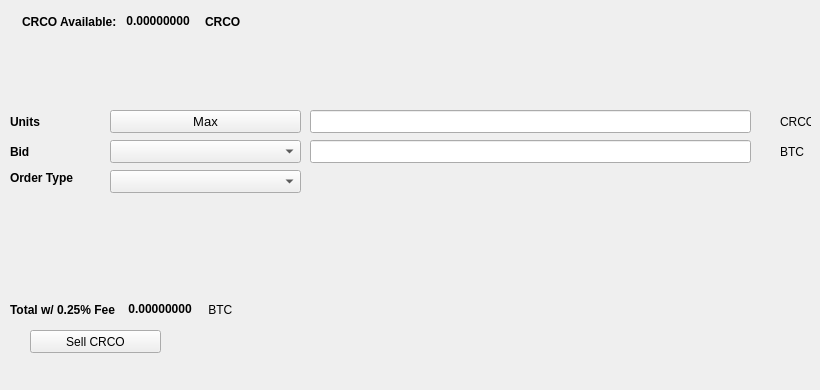
   <widget class="QWidget" name="SellTab">
    <attribute name="title">
     <string>Sell</string>
    </attribute>
    <widget class="QLabel" name="label_16">
     <property name="geometry">
      <rect>
       <x>780</x>
       <y>140</y>
       <width>31</width>
       <height>23</height>
      </rect>
     </property>
     <property name="text">
      <string>BTC</string>
     </property>
    </widget>
    <widget class="QComboBox" name="SellBidcomboBox">
     <property name="geometry">
      <rect>
       <x>110</x>
       <y>140</y>
       <width>191</width>
       <height>23</height>
      </rect>
     </property>
     <property name="font">
      <font>
       <pointsize>10</pointsize>
      </font>
     </property>
    </widget>
    <widget class="QLabel" name="label_18">
     <property name="geometry">
      <rect>
       <x>10</x>
       <y>110</y>
       <width>46</width>
       <height>23</height>
      </rect>
     </property>
     <property name="font">
      <font>
       <weight>75</weight>
       <bold>true</bold>
      </font>
     </property>
     <property name="text">
      <string>Units</string>
     </property>
    </widget>
    <widget class="QPushButton" name="Sell_Max_Amount">
     <property name="geometry">
      <rect>
       <x>110</x>
       <y>110</y>
       <width>191</width>
       <height>23</height>
      </rect>
     </property>
     <property name="font">
      <font>
       <pointsize>10</pointsize>
      </font>
     </property>
     <property name="text">
      <string>Max</string>
     </property>
    </widget>
    <widget class="QLabel" name="label_20">
     <property name="geometry">
      <rect>
       <x>10</x>
       <y>170</y>
       <width>91</width>
       <height>16</height>
      </rect>
     </property>
     <property name="font">
      <font>
       <weight>75</weight>
       <bold>true</bold>
      </font>
     </property>
     <property name="text">
      <string>Order Type</string>
     </property>
    </widget>
    <widget class="QComboBox" name="SellOrdertypeCombo">
     <property name="geometry">
      <rect>
       <x>110</x>
       <y>170</y>
       <width>191</width>
       <height>23</height>
      </rect>
     </property>
     <property name="font">
      <font>
       <pointsize>10</pointsize>
      </font>
     </property>
    </widget>
    <widget class="QLabel" name="label_21">
     <property name="geometry">
      <rect>
       <x>10</x>
       <y>140</y>
       <width>46</width>
       <height>23</height>
      </rect>
     </property>
     <property name="font">
      <font>
       <weight>75</weight>
       <bold>true</bold>
      </font>
     </property>
     <property name="text">
      <string>Bid</string>
     </property>
    </widget>
    <widget class="QLabel" name="label_22">
     <property name="geometry">
      <rect>
       <x>780</x>
       <y>110</y>
       <width>31</width>
       <height>23</height>
      </rect>
     </property>
     <property name="text">
      <string>CRCO</string>
     </property>
    </widget>
    <widget class="QLineEdit" name="UnitsInputCRCO">
     <property name="geometry">
      <rect>
       <x>310</x>
       <y>110</y>
       <width>441</width>
       <height>23</height>
      </rect>
     </property>
     <property name="font">
      <font>
       <pointsize>9</pointsize>
       <weight>75</weight>
       <bold>true</bold>
      </font>
     </property>
    </widget>
    <widget class="QLineEdit" name="SellBidPriceEdit">
     <property name="geometry">
      <rect>
       <x>310</x>
       <y>140</y>
       <width>441</width>
       <height>23</height>
      </rect>
     </property>
     <property name="font">
      <font>
       <pointsize>9</pointsize>
       <weight>75</weight>
       <bold>true</bold>
      </font>
     </property>
    </widget>
    <widget class="QPushButton" name="SellCRCOBTN">
     <property name="geometry">
      <rect>
       <x>30</x>
       <y>330</y>
       <width>131</width>
       <height>23</height>
      </rect>
     </property>
     <property name="text">
      <string>Sell CRCO</string>
     </property>
     <property name="icon">
      <iconset resource="../cryptradecoin">
       <normaloff>:/icons/bitcoin</normaloff>:/icons/bitcoin</iconset>
     </property>
    </widget>
    <widget class="QWidget" name="layoutWidget3">
     <property name="geometry">
      <rect>
       <x>22</x>
       <y>12</y>
       <width>258</width>
       <height>19</height>
      </rect>
     </property>
     <layout class="QHBoxLayout" name="horizontalLayout">
      <item>
       <widget class="QLabel" name="label232_2">
        <property name="font">
         <font>
          <weight>75</weight>
          <bold>true</bold>
         </font>
        </property>
        <property name="text">
         <string>CRCO Available:</string>
        </property>
       </widget>
      </item>
      <item>
       <widget class="QLabel" name="CRCOAvailableLabel">
        <property name="palette">
         <palette>
          <active>
           <colorrole role="WindowText">
            <brush brushstyle="SolidPattern">
             <color alpha="255">
              <red>0</red>
              <green>0</green>
              <blue>0</blue>
             </color>
            </brush>
           </colorrole>
           <colorrole role="Button">
            <brush brushstyle="SolidPattern">
             <color alpha="255">
              <red>0</red>
              <green>170</green>
              <blue>0</blue>
             </color>
            </brush>
           </colorrole>
           <colorrole role="Light">
            <brush brushstyle="SolidPattern">
             <color alpha="255">
              <red>0</red>
              <green>255</green>
              <blue>0</blue>
             </color>
            </brush>
           </colorrole>
           <colorrole role="Midlight">
            <brush brushstyle="SolidPattern">
             <color alpha="255">
              <red>0</red>
              <green>212</green>
              <blue>0</blue>
             </color>
            </brush>
           </colorrole>
           <colorrole role="Dark">
            <brush brushstyle="SolidPattern">
             <color alpha="255">
              <red>0</red>
              <green>85</green>
              <blue>0</blue>
             </color>
            </brush>
           </colorrole>
           <colorrole role="Mid">
            <brush brushstyle="SolidPattern">
             <color alpha="255">
              <red>0</red>
              <green>113</green>
              <blue>0</blue>
             </color>
            </brush>
           </colorrole>
           <colorrole role="Text">
            <brush brushstyle="SolidPattern">
             <color alpha="255">
              <red>0</red>
              <green>170</green>
              <blue>0</blue>
             </color>
            </brush>
           </colorrole>
           <colorrole role="BrightText">
            <brush brushstyle="SolidPattern">
             <color alpha="255">
              <red>255</red>
              <green>255</green>
              <blue>255</blue>
             </color>
            </brush>
           </colorrole>
           <colorrole role="ButtonText">
            <brush brushstyle="SolidPattern">
             <color alpha="255">
              <red>0</red>
              <green>0</green>
              <blue>0</blue>
             </color>
            </brush>
           </colorrole>
           <colorrole role="Base">
            <brush brushstyle="SolidPattern">
             <color alpha="255">
              <red>255</red>
              <green>255</green>
              <blue>255</blue>
             </color>
            </brush>
           </colorrole>
           <colorrole role="Window">
            <brush brushstyle="SolidPattern">
             <color alpha="255">
              <red>0</red>
              <green>170</green>
              <blue>0</blue>
             </color>
            </brush>
           </colorrole>
           <colorrole role="Shadow">
            <brush brushstyle="SolidPattern">
             <color alpha="255">
              <red>0</red>
              <green>0</green>
              <blue>0</blue>
             </color>
            </brush>
           </colorrole>
           <colorrole role="AlternateBase">
            <brush brushstyle="SolidPattern">
             <color alpha="255">
              <red>127</red>
              <green>212</green>
              <blue>127</blue>
             </color>
            </brush>
           </colorrole>
           <colorrole role="ToolTipBase">
            <brush brushstyle="SolidPattern">
             <color alpha="255">
              <red>255</red>
              <green>255</green>
              <blue>220</blue>
             </color>
            </brush>
           </colorrole>
           <colorrole role="ToolTipText">
            <brush brushstyle="SolidPattern">
             <color alpha="255">
              <red>0</red>
              <green>0</green>
              <blue>0</blue>
             </color>
            </brush>
           </colorrole>
          </active>
          <inactive>
           <colorrole role="WindowText">
            <brush brushstyle="SolidPattern">
             <color alpha="255">
              <red>0</red>
              <green>0</green>
              <blue>0</blue>
             </color>
            </brush>
           </colorrole>
           <colorrole role="Button">
            <brush brushstyle="SolidPattern">
             <color alpha="255">
              <red>0</red>
              <green>170</green>
              <blue>0</blue>
             </color>
            </brush>
           </colorrole>
           <colorrole role="Light">
            <brush brushstyle="SolidPattern">
             <color alpha="255">
              <red>0</red>
              <green>255</green>
              <blue>0</blue>
             </color>
            </brush>
           </colorrole>
           <colorrole role="Midlight">
            <brush brushstyle="SolidPattern">
             <color alpha="255">
              <red>0</red>
              <green>212</green>
              <blue>0</blue>
             </color>
            </brush>
           </colorrole>
           <colorrole role="Dark">
            <brush brushstyle="SolidPattern">
             <color alpha="255">
              <red>0</red>
              <green>85</green>
              <blue>0</blue>
             </color>
            </brush>
           </colorrole>
           <colorrole role="Mid">
            <brush brushstyle="SolidPattern">
             <color alpha="255">
              <red>0</red>
              <green>113</green>
              <blue>0</blue>
             </color>
            </brush>
           </colorrole>
           <colorrole role="Text">
            <brush brushstyle="SolidPattern">
             <color alpha="255">
              <red>0</red>
              <green>170</green>
              <blue>0</blue>
             </color>
            </brush>
           </colorrole>
           <colorrole role="BrightText">
            <brush brushstyle="SolidPattern">
             <color alpha="255">
              <red>255</red>
              <green>255</green>
              <blue>255</blue>
             </color>
            </brush>
           </colorrole>
           <colorrole role="ButtonText">
            <brush brushstyle="SolidPattern">
             <color alpha="255">
              <red>0</red>
              <green>0</green>
              <blue>0</blue>
             </color>
            </brush>
           </colorrole>
           <colorrole role="Base">
            <brush brushstyle="SolidPattern">
             <color alpha="255">
              <red>255</red>
              <green>255</green>
              <blue>255</blue>
             </color>
            </brush>
           </colorrole>
           <colorrole role="Window">
            <brush brushstyle="SolidPattern">
             <color alpha="255">
              <red>0</red>
              <green>170</green>
              <blue>0</blue>
             </color>
            </brush>
           </colorrole>
           <colorrole role="Shadow">
            <brush brushstyle="SolidPattern">
             <color alpha="255">
              <red>0</red>
              <green>0</green>
              <blue>0</blue>
             </color>
            </brush>
           </colorrole>
           <colorrole role="AlternateBase">
            <brush brushstyle="SolidPattern">
             <color alpha="255">
              <red>127</red>
              <green>212</green>
              <blue>127</blue>
             </color>
            </brush>
           </colorrole>
           <colorrole role="ToolTipBase">
            <brush brushstyle="SolidPattern">
             <color alpha="255">
              <red>255</red>
              <green>255</green>
              <blue>220</blue>
             </color>
            </brush>
           </colorrole>
           <colorrole role="ToolTipText">
            <brush brushstyle="SolidPattern">
             <color alpha="255">
              <red>0</red>
              <green>0</green>
              <blue>0</blue>
             </color>
            </brush>
           </colorrole>
          </inactive>
          <disabled>
           <colorrole role="WindowText">
            <brush brushstyle="SolidPattern">
             <color alpha="255">
              <red>0</red>
              <green>85</green>
              <blue>0</blue>
             </color>
            </brush>
           </colorrole>
           <colorrole role="Button">
            <brush brushstyle="SolidPattern">
             <color alpha="255">
              <red>0</red>
              <green>170</green>
              <blue>0</blue>
             </color>
            </brush>
           </colorrole>
           <colorrole role="Light">
            <brush brushstyle="SolidPattern">
             <color alpha="255">
              <red>0</red>
              <green>255</green>
              <blue>0</blue>
             </color>
            </brush>
           </colorrole>
           <colorrole role="Midlight">
            <brush brushstyle="SolidPattern">
             <color alpha="255">
              <red>0</red>
              <green>212</green>
              <blue>0</blue>
             </color>
            </brush>
           </colorrole>
           <colorrole role="Dark">
            <brush brushstyle="SolidPattern">
             <color alpha="255">
              <red>0</red>
              <green>85</green>
              <blue>0</blue>
             </color>
            </brush>
           </colorrole>
           <colorrole role="Mid">
            <brush brushstyle="SolidPattern">
             <color alpha="255">
              <red>0</red>
              <green>113</green>
              <blue>0</blue>
             </color>
            </brush>
           </colorrole>
           <colorrole role="Text">
            <brush brushstyle="SolidPattern">
             <color alpha="255">
              <red>0</red>
              <green>85</green>
              <blue>0</blue>
             </color>
            </brush>
           </colorrole>
           <colorrole role="BrightText">
            <brush brushstyle="SolidPattern">
             <color alpha="255">
              <red>255</red>
              <green>255</green>
              <blue>255</blue>
             </color>
            </brush>
           </colorrole>
           <colorrole role="ButtonText">
            <brush brushstyle="SolidPattern">
             <color alpha="255">
              <red>0</red>
              <green>85</green>
              <blue>0</blue>
             </color>
            </brush>
           </colorrole>
           <colorrole role="Base">
            <brush brushstyle="SolidPattern">
             <color alpha="255">
              <red>0</red>
              <green>170</green>
              <blue>0</blue>
             </color>
            </brush>
           </colorrole>
           <colorrole role="Window">
            <brush brushstyle="SolidPattern">
             <color alpha="255">
              <red>0</red>
              <green>170</green>
              <blue>0</blue>
             </color>
            </brush>
           </colorrole>
           <colorrole role="Shadow">
            <brush brushstyle="SolidPattern">
             <color alpha="255">
              <red>0</red>
              <green>0</green>
              <blue>0</blue>
             </color>
            </brush>
           </colorrole>
           <colorrole role="AlternateBase">
            <brush brushstyle="SolidPattern">
             <color alpha="255">
              <red>0</red>
              <green>170</green>
              <blue>0</blue>
             </color>
            </brush>
           </colorrole>
           <colorrole role="ToolTipBase">
            <brush brushstyle="SolidPattern">
             <color alpha="255">
              <red>255</red>
              <green>255</green>
              <blue>220</blue>
             </color>
            </brush>
           </colorrole>
           <colorrole role="ToolTipText">
            <brush brushstyle="SolidPattern">
             <color alpha="255">
              <red>0</red>
              <green>0</green>
              <blue>0</blue>
             </color>
            </brush>
           </colorrole>
          </disabled>
         </palette>
        </property>
        <property name="font">
         <font>
          <weight>75</weight>
          <bold>true</bold>
         </font>
        </property>
        <property name="text">
         <string> 0.00000000 </string>
        </property>
        <property name="textInteractionFlags">
         <set>Qt::LinksAccessibleByMouse|Qt::TextSelectableByKeyboard|Qt::TextSelectableByMouse</set>
        </property>
       </widget>
      </item>
      <item>
       <widget class="QLabel" name="labelCRCO">
        <property name="font">
         <font>
          <weight>75</weight>
          <bold>true</bold>
         </font>
        </property>
        <property name="text">
         <string>CRCO</string>
        </property>
       </widget>
      </item>
     </layout>
    </widget>
    <widget class="QWidget" name="layoutWidget">
     <property name="geometry">
      <rect>
       <x>10</x>
       <y>300</y>
       <width>268</width>
       <height>19</height>
      </rect>
     </property>
     <layout class="QHBoxLayout" name="horizontalLayout_2">
      <item>
       <widget class="QLabel" name="label_19">
        <property name="font">
         <font>
          <weight>75</weight>
          <bold>true</bold>
         </font>
        </property>
        <property name="text">
         <string>Total w/ 0.25% Fee </string>
        </property>
       </widget>
      </item>
      <item>
       <widget class="QLabel" name="SellCostLabel">
        <property name="palette">
         <palette>
          <active>
           <colorrole role="WindowText">
            <brush brushstyle="SolidPattern">
             <color alpha="255">
              <red>0</red>
              <green>0</green>
              <blue>0</blue>
             </color>
            </brush>
           </colorrole>
           <colorrole role="Button">
            <brush brushstyle="SolidPattern">
             <color alpha="255">
              <red>0</red>
              <green>170</green>
              <blue>0</blue>
             </color>
            </brush>
           </colorrole>
           <colorrole role="Light">
            <brush brushstyle="SolidPattern">
             <color alpha="255">
              <red>0</red>
              <green>255</green>
              <blue>0</blue>
             </color>
            </brush>
           </colorrole>
           <colorrole role="Midlight">
            <brush brushstyle="SolidPattern">
             <color alpha="255">
              <red>0</red>
              <green>212</green>
              <blue>0</blue>
             </color>
            </brush>
           </colorrole>
           <colorrole role="Dark">
            <brush brushstyle="SolidPattern">
             <color alpha="255">
              <red>0</red>
              <green>85</green>
              <blue>0</blue>
             </color>
            </brush>
           </colorrole>
           <colorrole role="Mid">
            <brush brushstyle="SolidPattern">
             <color alpha="255">
              <red>0</red>
              <green>113</green>
              <blue>0</blue>
             </color>
            </brush>
           </colorrole>
           <colorrole role="Text">
            <brush brushstyle="SolidPattern">
             <color alpha="255">
              <red>0</red>
              <green>170</green>
              <blue>0</blue>
             </color>
            </brush>
           </colorrole>
           <colorrole role="BrightText">
            <brush brushstyle="SolidPattern">
             <color alpha="255">
              <red>255</red>
              <green>255</green>
              <blue>255</blue>
             </color>
            </brush>
           </colorrole>
           <colorrole role="ButtonText">
            <brush brushstyle="SolidPattern">
             <color alpha="255">
              <red>0</red>
              <green>0</green>
              <blue>0</blue>
             </color>
            </brush>
           </colorrole>
           <colorrole role="Base">
            <brush brushstyle="SolidPattern">
             <color alpha="255">
              <red>255</red>
              <green>255</green>
              <blue>255</blue>
             </color>
            </brush>
           </colorrole>
           <colorrole role="Window">
            <brush brushstyle="SolidPattern">
             <color alpha="255">
              <red>0</red>
              <green>170</green>
              <blue>0</blue>
             </color>
            </brush>
           </colorrole>
           <colorrole role="Shadow">
            <brush brushstyle="SolidPattern">
             <color alpha="255">
              <red>0</red>
              <green>0</green>
              <blue>0</blue>
             </color>
            </brush>
           </colorrole>
           <colorrole role="AlternateBase">
            <brush brushstyle="SolidPattern">
             <color alpha="255">
              <red>127</red>
              <green>212</green>
              <blue>127</blue>
             </color>
            </brush>
           </colorrole>
           <colorrole role="ToolTipBase">
            <brush brushstyle="SolidPattern">
             <color alpha="255">
              <red>255</red>
              <green>255</green>
              <blue>220</blue>
             </color>
            </brush>
           </colorrole>
           <colorrole role="ToolTipText">
            <brush brushstyle="SolidPattern">
             <color alpha="255">
              <red>0</red>
              <green>0</green>
              <blue>0</blue>
             </color>
            </brush>
           </colorrole>
          </active>
          <inactive>
           <colorrole role="WindowText">
            <brush brushstyle="SolidPattern">
             <color alpha="255">
              <red>0</red>
              <green>0</green>
              <blue>0</blue>
             </color>
            </brush>
           </colorrole>
           <colorrole role="Button">
            <brush brushstyle="SolidPattern">
             <color alpha="255">
              <red>0</red>
              <green>170</green>
              <blue>0</blue>
             </color>
            </brush>
           </colorrole>
           <colorrole role="Light">
            <brush brushstyle="SolidPattern">
             <color alpha="255">
              <red>0</red>
              <green>255</green>
              <blue>0</blue>
             </color>
            </brush>
           </colorrole>
           <colorrole role="Midlight">
            <brush brushstyle="SolidPattern">
             <color alpha="255">
              <red>0</red>
              <green>212</green>
              <blue>0</blue>
             </color>
            </brush>
           </colorrole>
           <colorrole role="Dark">
            <brush brushstyle="SolidPattern">
             <color alpha="255">
              <red>0</red>
              <green>85</green>
              <blue>0</blue>
             </color>
            </brush>
           </colorrole>
           <colorrole role="Mid">
            <brush brushstyle="SolidPattern">
             <color alpha="255">
              <red>0</red>
              <green>113</green>
              <blue>0</blue>
             </color>
            </brush>
           </colorrole>
           <colorrole role="Text">
            <brush brushstyle="SolidPattern">
             <color alpha="255">
              <red>0</red>
              <green>170</green>
              <blue>0</blue>
             </color>
            </brush>
           </colorrole>
           <colorrole role="BrightText">
            <brush brushstyle="SolidPattern">
             <color alpha="255">
              <red>255</red>
              <green>255</green>
              <blue>255</blue>
             </color>
            </brush>
           </colorrole>
           <colorrole role="ButtonText">
            <brush brushstyle="SolidPattern">
             <color alpha="255">
              <red>0</red>
              <green>0</green>
              <blue>0</blue>
             </color>
            </brush>
           </colorrole>
           <colorrole role="Base">
            <brush brushstyle="SolidPattern">
             <color alpha="255">
              <red>255</red>
              <green>255</green>
              <blue>255</blue>
             </color>
            </brush>
           </colorrole>
           <colorrole role="Window">
            <brush brushstyle="SolidPattern">
             <color alpha="255">
              <red>0</red>
              <green>170</green>
              <blue>0</blue>
             </color>
            </brush>
           </colorrole>
           <colorrole role="Shadow">
            <brush brushstyle="SolidPattern">
             <color alpha="255">
              <red>0</red>
              <green>0</green>
              <blue>0</blue>
             </color>
            </brush>
           </colorrole>
           <colorrole role="AlternateBase">
            <brush brushstyle="SolidPattern">
             <color alpha="255">
              <red>127</red>
              <green>212</green>
              <blue>127</blue>
             </color>
            </brush>
           </colorrole>
           <colorrole role="ToolTipBase">
            <brush brushstyle="SolidPattern">
             <color alpha="255">
              <red>255</red>
              <green>255</green>
              <blue>220</blue>
             </color>
            </brush>
           </colorrole>
           <colorrole role="ToolTipText">
            <brush brushstyle="SolidPattern">
             <color alpha="255">
              <red>0</red>
              <green>0</green>
              <blue>0</blue>
             </color>
            </brush>
           </colorrole>
          </inactive>
          <disabled>
           <colorrole role="WindowText">
            <brush brushstyle="SolidPattern">
             <color alpha="255">
              <red>0</red>
              <green>85</green>
              <blue>0</blue>
             </color>
            </brush>
           </colorrole>
           <colorrole role="Button">
            <brush brushstyle="SolidPattern">
             <color alpha="255">
              <red>0</red>
              <green>170</green>
              <blue>0</blue>
             </color>
            </brush>
           </colorrole>
           <colorrole role="Light">
            <brush brushstyle="SolidPattern">
             <color alpha="255">
              <red>0</red>
              <green>255</green>
              <blue>0</blue>
             </color>
            </brush>
           </colorrole>
           <colorrole role="Midlight">
            <brush brushstyle="SolidPattern">
             <color alpha="255">
              <red>0</red>
              <green>212</green>
              <blue>0</blue>
             </color>
            </brush>
           </colorrole>
           <colorrole role="Dark">
            <brush brushstyle="SolidPattern">
             <color alpha="255">
              <red>0</red>
              <green>85</green>
              <blue>0</blue>
             </color>
            </brush>
           </colorrole>
           <colorrole role="Mid">
            <brush brushstyle="SolidPattern">
             <color alpha="255">
              <red>0</red>
              <green>113</green>
              <blue>0</blue>
             </color>
            </brush>
           </colorrole>
           <colorrole role="Text">
            <brush brushstyle="SolidPattern">
             <color alpha="255">
              <red>0</red>
              <green>85</green>
              <blue>0</blue>
             </color>
            </brush>
           </colorrole>
           <colorrole role="BrightText">
            <brush brushstyle="SolidPattern">
             <color alpha="255">
              <red>255</red>
              <green>255</green>
              <blue>255</blue>
             </color>
            </brush>
           </colorrole>
           <colorrole role="ButtonText">
            <brush brushstyle="SolidPattern">
             <color alpha="255">
              <red>0</red>
              <green>85</green>
              <blue>0</blue>
             </color>
            </brush>
           </colorrole>
           <colorrole role="Base">
            <brush brushstyle="SolidPattern">
             <color alpha="255">
              <red>0</red>
              <green>170</green>
              <blue>0</blue>
             </color>
            </brush>
           </colorrole>
           <colorrole role="Window">
            <brush brushstyle="SolidPattern">
             <color alpha="255">
              <red>0</red>
              <green>170</green>
              <blue>0</blue>
             </color>
            </brush>
           </colorrole>
           <colorrole role="Shadow">
            <brush brushstyle="SolidPattern">
             <color alpha="255">
              <red>0</red>
              <green>0</green>
              <blue>0</blue>
             </color>
            </brush>
           </colorrole>
           <colorrole role="AlternateBase">
            <brush brushstyle="SolidPattern">
             <color alpha="255">
              <red>0</red>
              <green>170</green>
              <blue>0</blue>
             </color>
            </brush>
           </colorrole>
           <colorrole role="ToolTipBase">
            <brush brushstyle="SolidPattern">
             <color alpha="255">
              <red>255</red>
              <green>255</green>
              <blue>220</blue>
             </color>
            </brush>
           </colorrole>
           <colorrole role="ToolTipText">
            <brush brushstyle="SolidPattern">
             <color alpha="255">
              <red>0</red>
              <green>0</green>
              <blue>0</blue>
             </color>
            </brush>
           </colorrole>
          </disabled>
         </palette>
        </property>
        <property name="font">
         <font>
          <weight>75</weight>
          <bold>true</bold>
         </font>
        </property>
        <property name="autoFillBackground">
         <bool>false</bool>
        </property>
        <property name="text">
         <string> 0.00000000</string>
        </property>
        <property name="textInteractionFlags">
         <set>Qt::LinksAccessibleByMouse|Qt::TextSelectableByMouse</set>
        </property>
       </widget>
      </item>
      <item>
       <widget class="QLabel" name="label_17">
        <property name="font">
         <font>
          <weight>50</weight>
          <bold>false</bold>
         </font>
        </property>
        <property name="text">
         <string> BTC</string>
        </property>
       </widget>
      </item>
     </layout>
    </widget>
    <widget class="QLabel" name="label_23">
     <property name="geometry">
      <rect>
       <x>460</x>
       <y>300</y>
       <width>281</width>
       <height>81</height>
      </rect>
     </property>
     <property name="text">
      <string/>
     </property>
     <property name="pixmap">
      <pixmap>:/images/bittrex</pixmap>
     </property>
    </widget>
   </widget>
